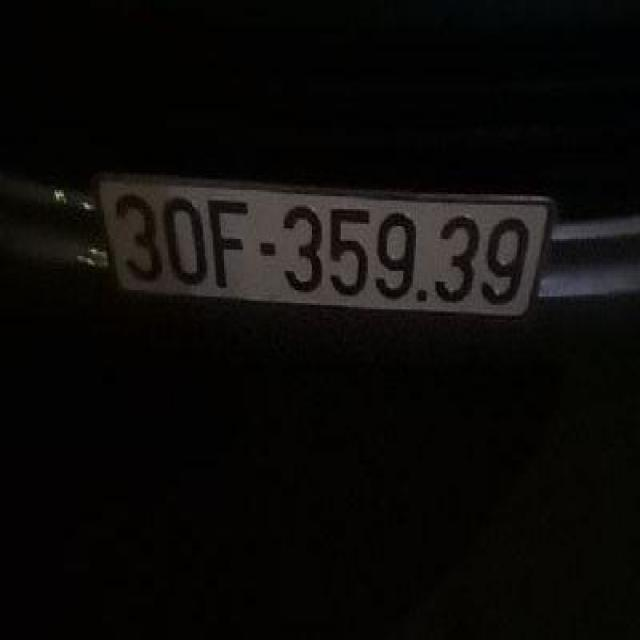
#> input picture dataset/test/images/Tgmt_0558_png.rf.e13610194e1a2779f07acdd0924a6674.jpg, 640 x 640 px
$ python -i common.py   (imports and definitions only)
#> lines starting #> are read from the running program, lines starting #| are printed output that depends on the picture; after the words box and inside, x2 and y2 are one past the last pixel; in counts of white or black regions, pixels touching at a corner belong together
#> further down, picture is the input picture: shape (640, 640, 3); mean B, G, R 8.9, 10.6, 11.9
# -*- coding: utf-8 -*-
"""
common.py
Các hàm & hằng số dùng chung cho toàn bộ pipeline:
 - Danh sách ký tự biển số xe Việt Nam (không dùng I, O, Q, R, W, Z, J để tránh nhầm lẫn)
 - Tiền xử lý ảnh ký tự (grayscale, resize, nhị phân hoá)
 - Trích đặc trưng HOG (Histogram of Oriented Gradients) làm đầu vào cho SVM
"""

import cv2
import numpy as np
from skimage.feature import hog

# Các ký tự thường xuất hiện trên biển số xe Việt Nam
CHARACTERS = list("0123456789ABCDEFGHKLMNPSTUVXY")

# Kích thước chuẩn hoá ảnh ký tự trước khi trích đặc trưng (rộng, cao)
CHAR_SIZE = (24, 32)

# Tham số HOG - giữ cố định giữa lúc train và lúc predict
HOG_PARAMS = dict(
    orientations=9,
    pixels_per_cell=(4, 4),
    cells_per_block=(2, 2),
    block_norm="L2-Hys",
    feature_vector=True,
)


# def preprocess_char(img):
#     """
#     Chuẩn hoá 1 ảnh ký tự về dạng nhị phân, kích thước cố định, nền đen chữ trắng.
#     img: ảnh grayscale hoặc BGR (numpy array)
#     return: ảnh nhị phân uint8, kích thước CHAR_SIZE
#     """
#     if img is None:
#         raise ValueError("Ảnh đầu vào rỗng (None)")

#     if len(img.shape) == 3:
#         gray = cv2.cvtColor(img, cv2.COLOR_BGR2GRAY)
#     else:
#         gray = img

#     # Nhị phân hoá bằng Otsu, tự động đảo màu nếu nền sáng
#     # _, binary = cv2.threshold(gray, 0, 255, cv2.THRESH_BINARY + cv2.THRESH_OTSU)
#     binary = cv2.adaptiveThreshold(
#     gray,
#     255,
#     cv2.ADAPTIVE_THRESH_GAUSSIAN_C,
#     cv2.THRESH_BINARY_INV,
#     31,
#     15
# )
#     if np.mean(binary) > 127:
#         binary = cv2.bitwise_not(binary)

#     resized = cv2.resize(binary, CHAR_SIZE, interpolation=cv2.INTER_AREA)
#     return resized

def preprocess_char(img):
    """
    Chuẩn hoá 1 ảnh ký tự về dạng nhị phân, kích thước cố định, nền đen chữ trắng.
    img: ảnh grayscale hoặc BGR (numpy array)
    return: ảnh nhị phân uint8, kích thước CHAR_SIZE
    """
    if img is None:
        raise ValueError("Ảnh đầu vào rỗng (None)")

    if len(img.shape) == 3:
        gray = cv2.cvtColor(img, cv2.COLOR_BGR2GRAY)
    else:
        gray = img

    # Dùng Otsu threshold thay vì Adaptive. Otsu cực kỳ ổn định cho ảnh ký tự đã cắt nhỏ.
    _, binary = cv2.threshold(gray, 0, 255, cv2.THRESH_BINARY + cv2.THRESH_OTSU)
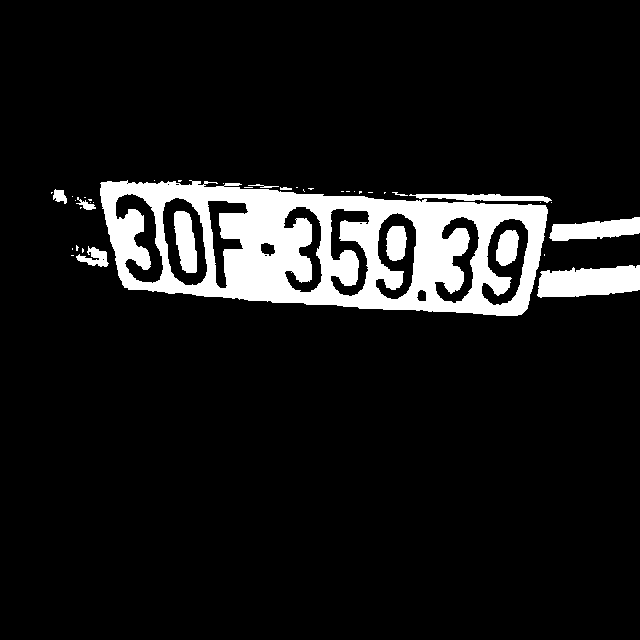
#> binary: shape (640, 640); 9.8% white; 41 white regions (28 under 20 px), largest, box (x1, y1, x2, y2) and area: (100, 180, 548, 316) 32247, (537, 265, 640, 298) 2661, (549, 217, 640, 241) 1452

    # Đảm bảo đầu ra luôn là chữ trắng nền đen.
    # Nếu phần lớn diện tích là màu trắng (> 127) => nền đang trắng => đảo ngược (bitwise_not)
    if np.mean(binary) > 127:
        binary = cv2.bitwise_not(binary)

    resized = cv2.resize(binary, CHAR_SIZE, interpolation=cv2.INTER_AREA)
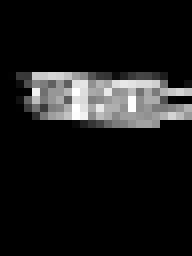
#> resized: shape (32, 24) (shown 8 times larger); min 0, max 255, mean 25
    return resized
def extract_hog(img):
    """
    Trích đặc trưng HOG từ ảnh ký tự đã tiền xử lý (hoặc ảnh thô, sẽ tự preprocess).
    return: vector đặc trưng 1 chiều (numpy array)
    """
    if img.shape[:2] != (CHAR_SIZE[1], CHAR_SIZE[0]):
        img = preprocess_char(img)
    features = hog(img, **HOG_PARAMS)
    return features


def char_to_label(ch):
    return CHARACTERS.index(ch)


def label_to_char(label):
    return CHARACTERS[int(label)]

>>> import cv2
>>> picture = cv2.imread('dataset/test/images/Tgmt_0558_png.rf.e13610194e1a2779f07acdd0924a6674.jpg')
>>> result = preprocess_char(picture)
